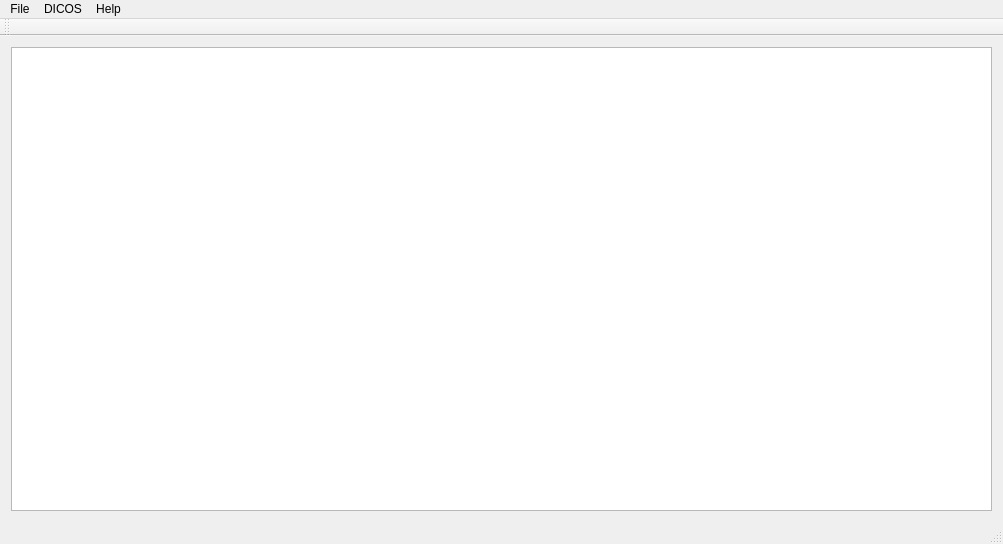
<?xml version="1.0" encoding="UTF-8"?>
<ui version="4.0">
 <class>MainWindow</class>
 <widget class="QMainWindow" name="MainWindow">
  <property name="geometry">
   <rect>
    <x>0</x>
    <y>0</y>
    <width>1003</width>
    <height>544</height>
   </rect>
  </property>
  <property name="windowTitle">
   <string>MainWindow</string>
  </property>
  <widget class="QWidget" name="centralWidget">
   <layout class="QVBoxLayout" name="verticalLayout_2">
    <item>
     <layout class="QHBoxLayout" name="horizontalLayout">
      <item>
       <widget class="QPlainTextEdit" name="plainTextEdit"/>
      </item>
     </layout>
    </item>
   </layout>
  </widget>
  <widget class="QMenuBar" name="menuBar">
   <property name="geometry">
    <rect>
     <x>0</x>
     <y>0</y>
     <width>1003</width>
     <height>19</height>
    </rect>
   </property>
   <widget class="QMenu" name="menuHelp">
    <property name="title">
     <string>Help</string>
    </property>
    <addaction name="actionAbout"/>
   </widget>
   <widget class="QMenu" name="menuFile">
    <property name="title">
     <string>File</string>
    </property>
    <addaction name="actionClose"/>
   </widget>
   <widget class="QMenu" name="menuDICOS">
    <property name="title">
     <string>DICOS</string>
    </property>
    <addaction name="actionWrite_DICOS_File"/>
    <addaction name="actionRead_DICOS_File"/>
    <addaction name="actionGen_From_Data_File"/>
   </widget>
   <addaction name="menuFile"/>
   <addaction name="menuDICOS"/>
   <addaction name="menuHelp"/>
  </widget>
  <widget class="QToolBar" name="mainToolBar">
   <attribute name="toolBarArea">
    <enum>TopToolBarArea</enum>
   </attribute>
   <attribute name="toolBarBreak">
    <bool>false</bool>
   </attribute>
  </widget>
  <widget class="QStatusBar" name="statusBar"/>
  <action name="actionAbout">
   <property name="text">
    <string>About</string>
   </property>
  </action>
  <action name="actionRead_DICOS_File">
   <property name="text">
    <string>Read DICOS File ...</string>
   </property>
  </action>
  <action name="actionWrite_DICOS_File">
   <property name="text">
    <string>Write DICOS File ...</string>
   </property>
  </action>
  <action name="actionClose">
   <property name="text">
    <string>Exit</string>
   </property>
  </action>
  <action name="actionGen_From_Data_File">
   <property name="text">
    <string>Setup From Data File</string>
   </property>
  </action>
 </widget>
 <layoutdefault spacing="6" margin="11"/>
 <resources/>
 <connections/>
</ui>
